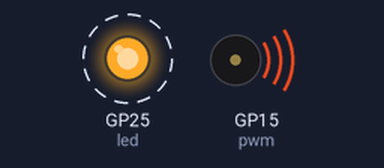
Bench run of a program on a simulated Raspberry Pi Pico running CircuitPython. Parts: output pins drawn as LEDs (lit = HIGH), buzzer (waves = sounding). Dashed ring = blinking.

Above: at 0.1 s.
Timing chart, 0 to 3.0 s (numbered marks = the images above):
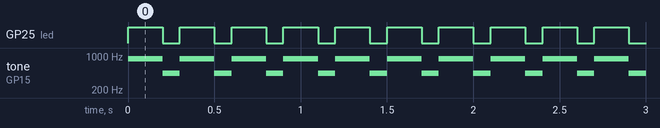

The program:

alarm.py
```python
# Cycle the frequency - Connect a buzzer to GP15 and ground
# https://docs.circuitpython.org/en/latest/shared-bindings/pwmio/
# Pi Pico W using CircuitPython

import time # type: ignore
import board # type: ignore
import digitalio # type: ignore
import pwmio # type: ignore

led = digitalio.DigitalInOut(board.LED)
led.direction = digitalio.Direction.OUTPUT # set the direction of the pin

pwm = pwmio.PWMOut(board.GP15, duty_cycle=2 ** 15, frequency=440, variable_frequency=True)
pwm.duty_cycle = 2 ** 15  # Cycles the pin with 50% duty cycle (half of 2 ** 16) at 50hz

while True:
    led.value = True # turn the LED on
    pwm.frequency = 880
    time.sleep(0.2)
    led.value = False # turn the LED off
    pwm.frequency = 440
    time.sleep(0.1)
```

Measured:
- by itself, GP25 (led): alternates HIGH for 0.20 s and LOW for 0.10 s
- by itself, tone on GP15 (pwm): alternates 880 Hz for 0.20 s and 440 Hz for 0.10 s
